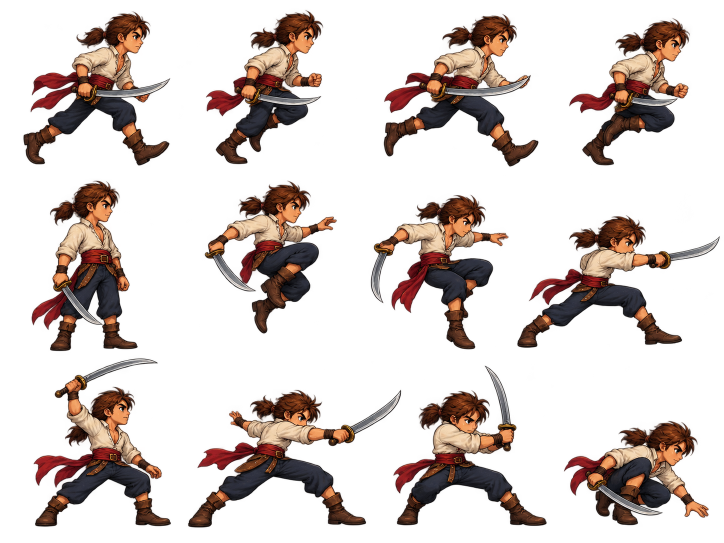
#> input picture moonlight/assets/hero-atlas.png, 1448 x 1086 px (shown at 1/2 size); its folder holds 4 pictures in this run
$ python analyze_atlas.py
#> lines starting #> are read from the running program, lines starting #| are printed output that depends on the picture
# Read-only alpha analysis. Produces frame coordinates; never edits generated images.
from PIL import Image
from collections import deque
from pathlib import Path
import json
result={}
for filename in ['hero-atlas','hero-flail-atlas','enemies-atlas']:
    im=Image.open(Path(__file__).parent/'assets'/f'{filename}.png')
#> im is the input picture: PIL image 1448x1086 RGBA; mean R, G, B, A 31.1, 19.3, 15.1, 64.7
    a=im.getchannel('A'); step=3; w,h=im.size; gw=(w+step-1)//step;gh=(h+step-1)//step
#> after `a = im.getchannel('A')`:
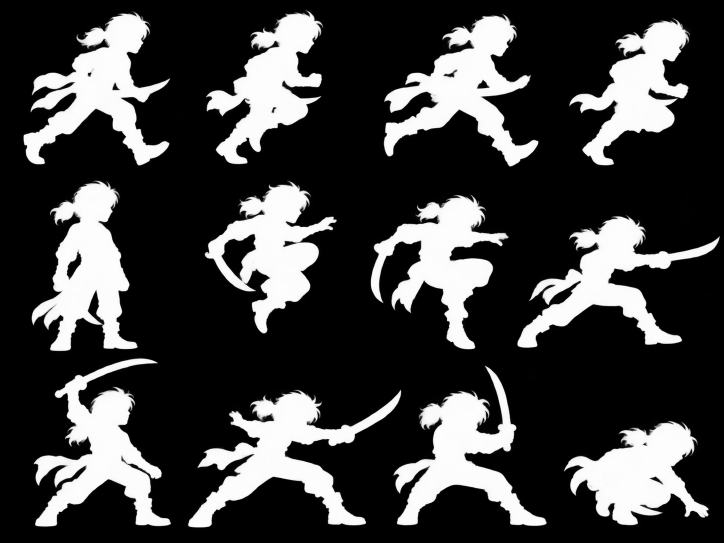
#> a: PIL image 1448x1086 L (shown at 1/2 size); min 0, max 255, mean 64.7
#> after `w, h = im.size`: w = 1448; h = 1086
#> after `gw = (w + step - 1) // step`: gw = 483
#> after `gh = (h + step - 1) // step`: gh = 362
    pixels=a.load(); mask={(x,y) for y in range(gh) for x in range(gw) if pixels[min(w-1,x*step),min(h-1,y*step)]>80}
#> after `mask = {(x, y) for y in range(gh) for x in range(gw) if pixels[min(w -`: mask = 45783 items
    comps=[]
    while mask:
        start=mask.pop();q=deque([start]);xs=[];ys=[]
        while q:
            x,y=q.popleft();xs.append(x);ys.append(y)
            for nxt in [(x-1,y),(x+1,y),(x,y-1),(x,y+1)]:
                if nxt in mask:mask.remove(nxt);q.append(nxt)
        if len(xs)>150:comps.append({'box':[max(0,min(xs)*step-3),max(0,min(ys)*step-3),min(w,(max(xs)+1)*step+3),min(h,(max(ys)+1)*step+3)],'size':len(xs)})
#> this loop made 62 passes
#> start on passes 1 to 12: (192, 319), (431, 335), (68, 283), (16, 93), (150, 93), (315, 160), (53, 160), (428, 37), (391, 155), (280, 324), (318, 27), (159, 155)
#> after the loop, comps = 12 items; mask = 0 items
    rows=2 if filename=='enemies-atlas' else 3
    comps.sort(key=lambda c:(int(((c['box'][1]+c['box'][3])/2)/(h/rows)),c['box'][0]))
    result[filename]=[c['box'] for c in comps]
    print(filename, len(comps), 'isolated sprites')
#| hero-atlas 12 isolated sprites
#> pass 2 of the loop `for filename in ['hero-atlas','hero-flail-atlas','enemies-atlas']:`:
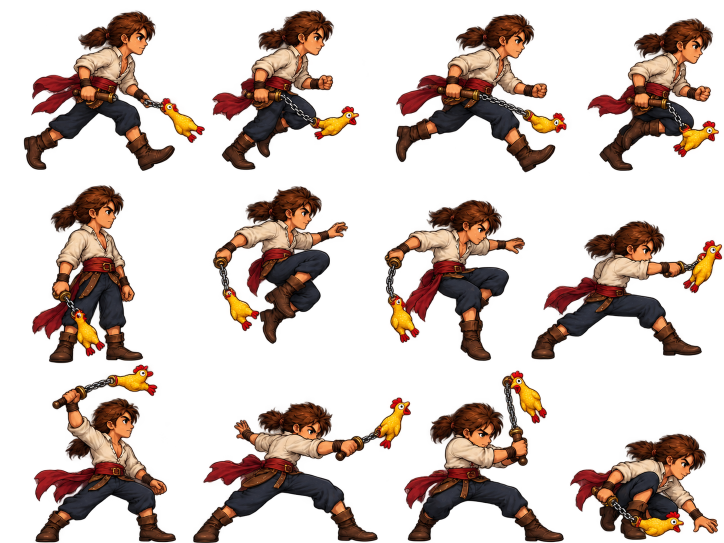
#> input picture moonlight/assets/hero-flail-atlas.png, 1448 x 1086 px (shown at 1/2 size)
#> im is the input picture: PIL image 1448x1086 RGBA; mean R, G, B, A 39.1, 21.9, 14.1, 78.3
#> `a = im.getchannel('A')`:
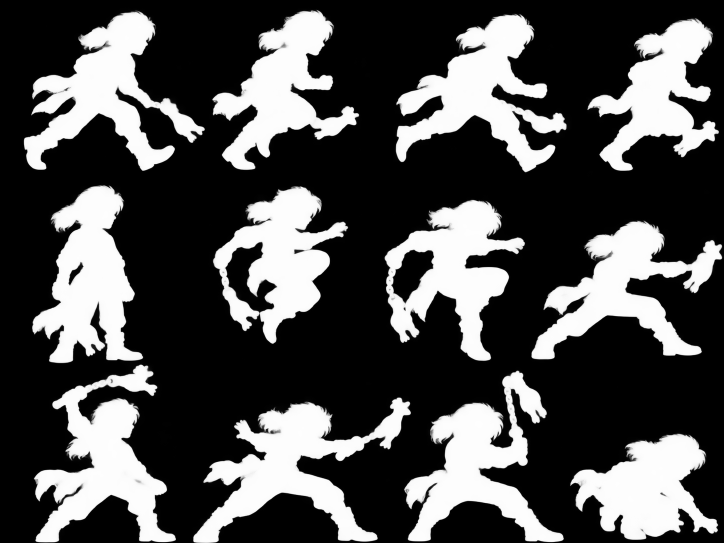
#> a: PIL image 1448x1086 L (shown at 1/2 size); min 0, max 255, mean 78.3
#> `mask = {(x, y) for y in range(gh) for x in range(gw) if pixels[min(w -`: mask = 55236 items
#> the loop `while mask:` made 28 passes
#> after the loop `while mask:`: mask = 0 items
#| hero-flail-atlas 12 isolated sprites
#> pass 3 of the loop `for filename in ['hero-atlas','hero-flail-atlas','enemies-atlas']:`:
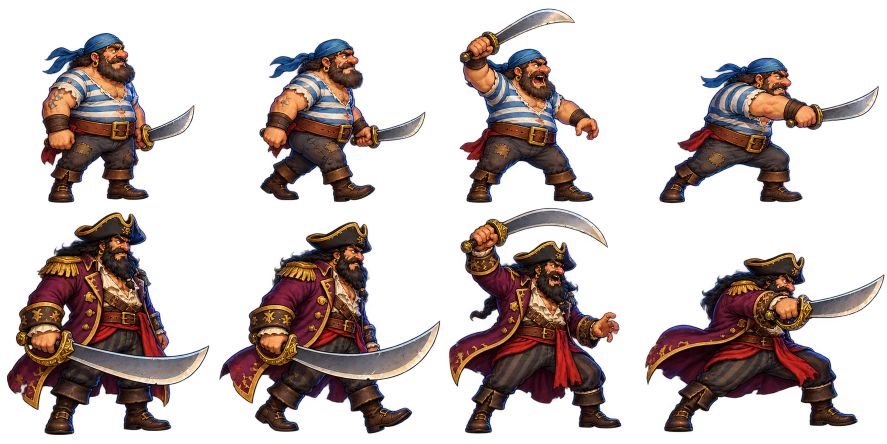
#> input picture moonlight/assets/enemies-atlas.png, 1774 x 887 px (shown at 1/2 size)
#> im is the input picture: PIL image 1774x887 RGBA; mean R, G, B, A 36, 24.4, 21.9, 90.1
#> `a = im.getchannel('A')`:
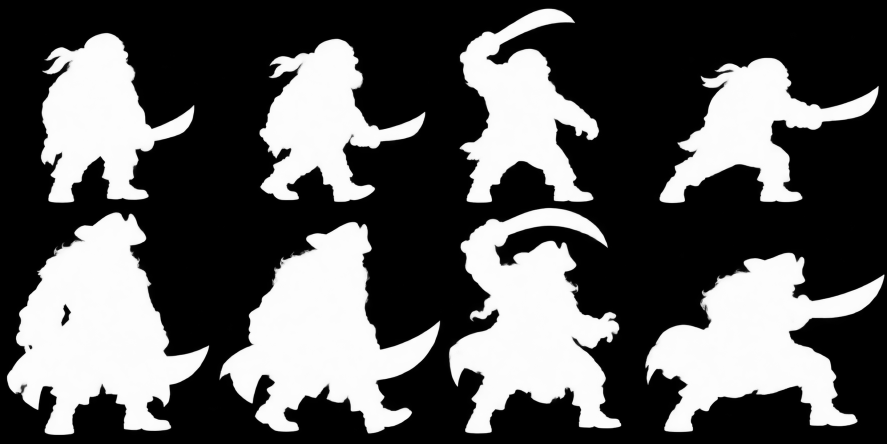
#> a: PIL image 1774x887 L (shown at 1/2 size); min 0, max 255, mean 90.1
#> `mask = {(x, y) for y in range(gh) for x in range(gw) if pixels[min(w -`: mask = 63087 items
#> the loop `while mask:` made 10 passes
#> start on passes 1 to 8: (476, 78), (206, 217), (352, 42), (379, 145), (92, 88), (226, 88), (32, 222), (522, 207)
#> after the loop `while mask:`: comps = 8 items; mask = 0 items
#| enemies-atlas 8 isolated sprites
(Path(__file__).parent/'assets'/'atlas-frames.json').write_text(json.dumps(result))
